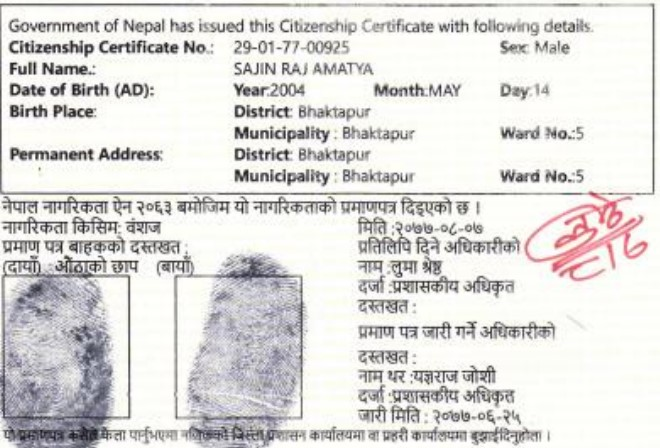
#> input picture images/3.jpg, 660 x 448 px
$ python OCR.py
#> lines starting #> are read from the running program, lines starting #| are printed output that depends on the picture
# Importing necessary modules
import cv2
from pytesseract import Output
import numpy as np
import pytesseract

# Path for the pytesseract engine file
pytesseract.pytesseract.tesseract_cmd = "C:\\Program Files\\Tesseract-OCR\\tesseract.exe"

# Testing image path
image_path = "images/3.jpg"

# Loading the test image using open cv
image = cv2.imread(image_path)
#> image is the input picture: shape (448, 660, 3); mean B, G, R 218.9, 220.9, 222.2

# Gray scale conversion
def grayscale(image):
   """Converts an image to grayscale.
   """
   return cv2.cvtColor(image, cv2.COLOR_BGR2GRAY)
grayscale_image = grayscale(image)


# removing the noise from the images
def denoise(grayscale_image):
   """Reduces noise in the image using a median blur filter.
   """
   return cv2.medianBlur(grayscale_image, 5)
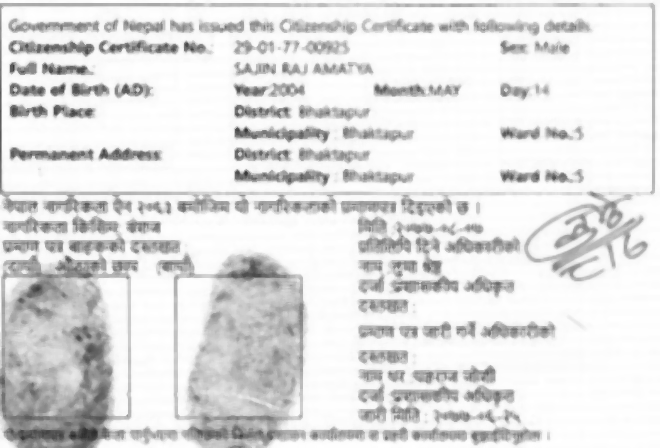
#> returned value: shape (448, 660); min 45, max 255, mean 223.7

image_denoise = denoise(grayscale_image)

# Sharpening the image  for better acuracy
def sharpen(image):
   """Sharpens the image using a Laplacian filter.
   """
   kernel = np.array([[0, -1, 0], [-1, 5, -1], [0, -1, 0]])
   return cv2.filter2D(image, -1, kernel)
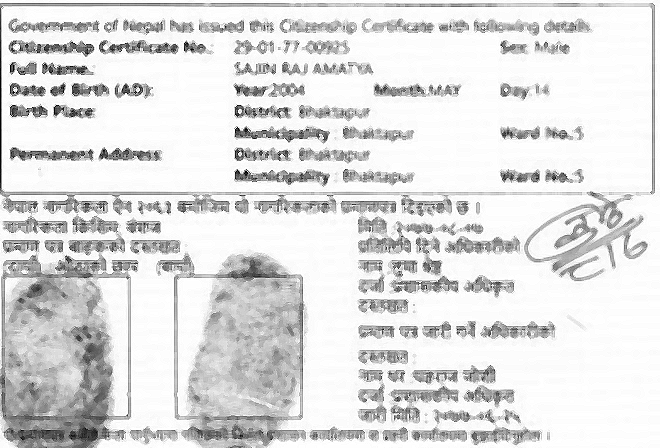
#> returned value: shape (448, 660); min 0, max 255, mean 222.5

sharpen_image = sharpen(image_denoise)
#> (the run stopped early here; a loop or call above may not have finished)

$ run again, with images/1.jpg copied over images/3.jpg
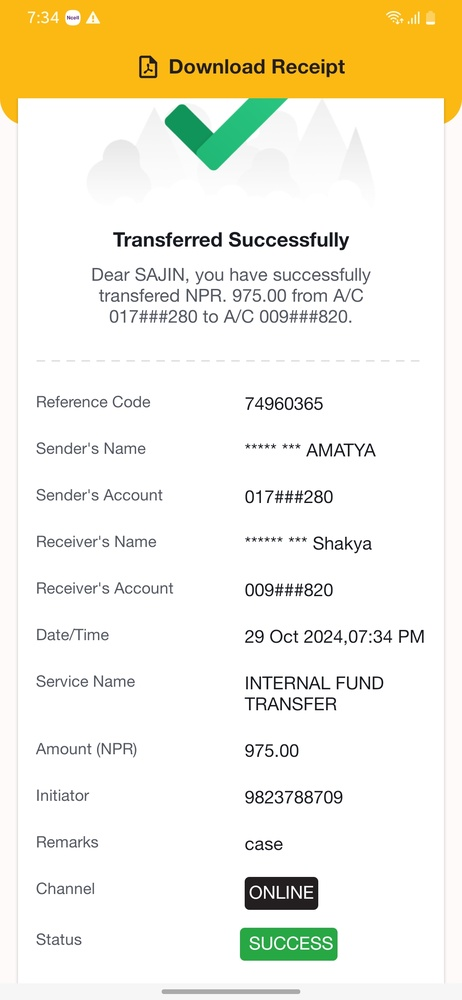
#> input picture images/1.jpg, 462 x 1000 px, shrunk from 1080 x 2340 before the run
#> image is the input picture: shape (1000, 462, 3); mean B, G, R 222.1, 238.9, 243.6
#> in denoise, `return cv2.medianBlur(grayscale_image, 5)`:
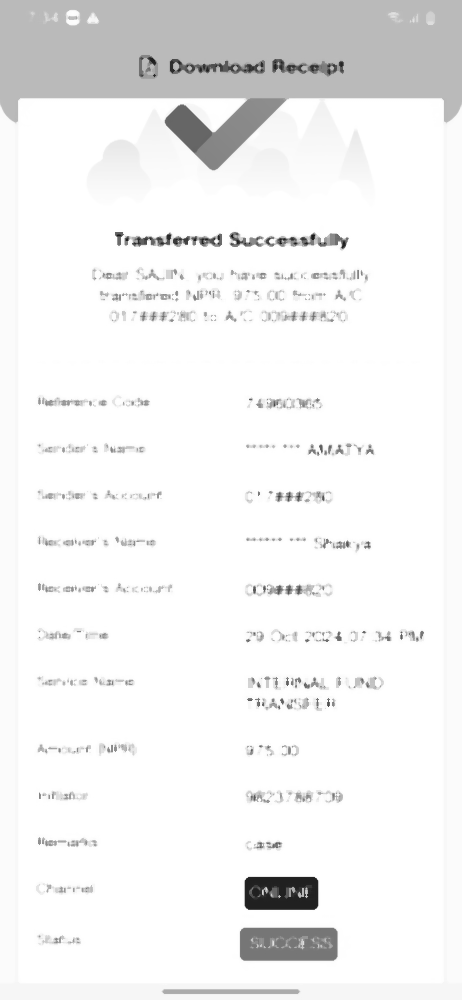
#> returned value: shape (1000, 462); min 23, max 255, mean 241.3
#> in sharpen, `return cv2.filter2D(image, -1, kernel)`:
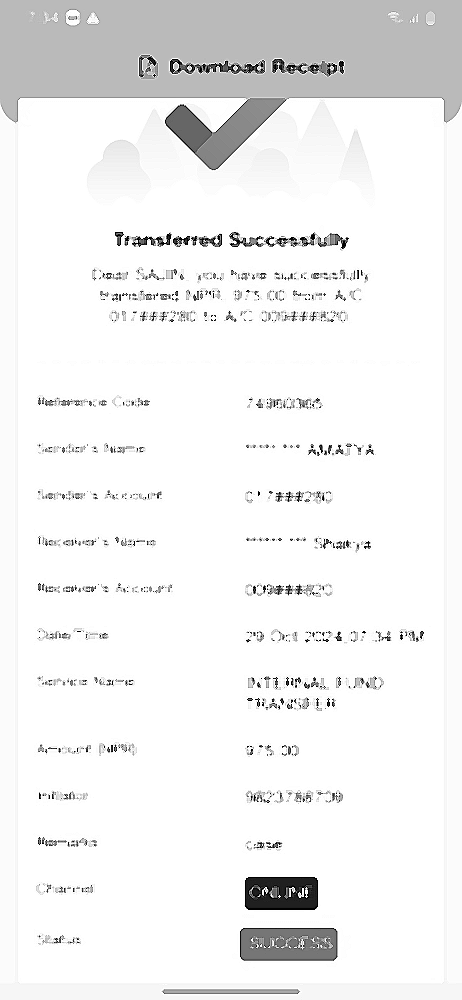
#> returned value: shape (1000, 462); min 0, max 255, mean 240.2

$ run again, with images/21.jpg copied over images/3.jpg
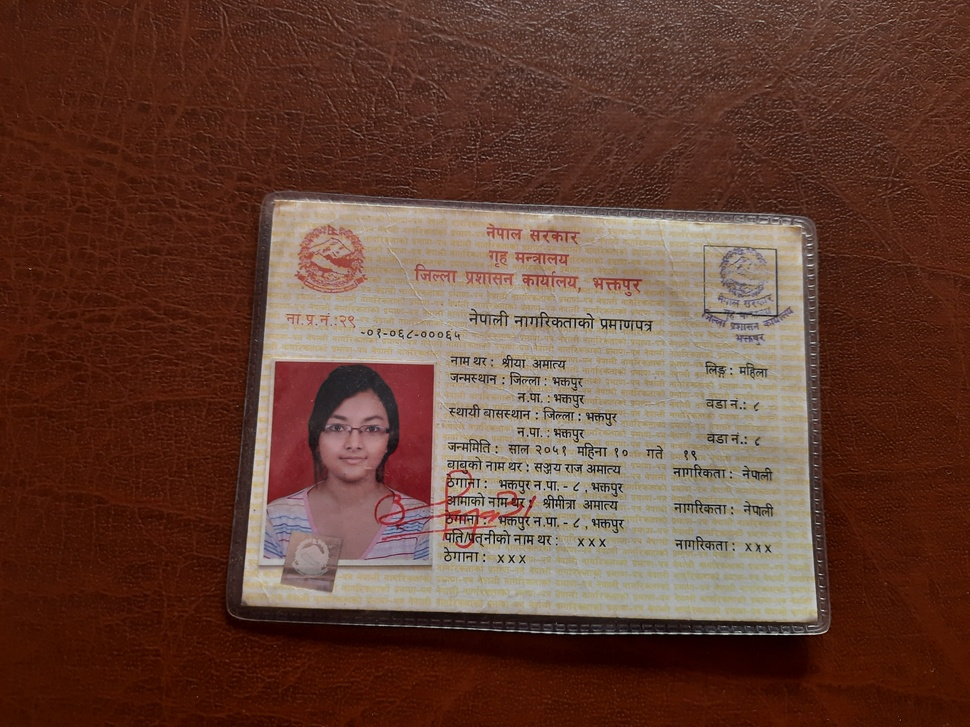
#> input picture images/21.jpg, 970 x 727 px, shrunk from 4624 x 3468 before the run
#> image is the input picture: shape (727, 970, 3); mean B, G, R 53.1, 65.7, 99.8
#> in grayscale, `return cv2.cvtColor(image, cv2.COLOR_BGR2GRAY)`:
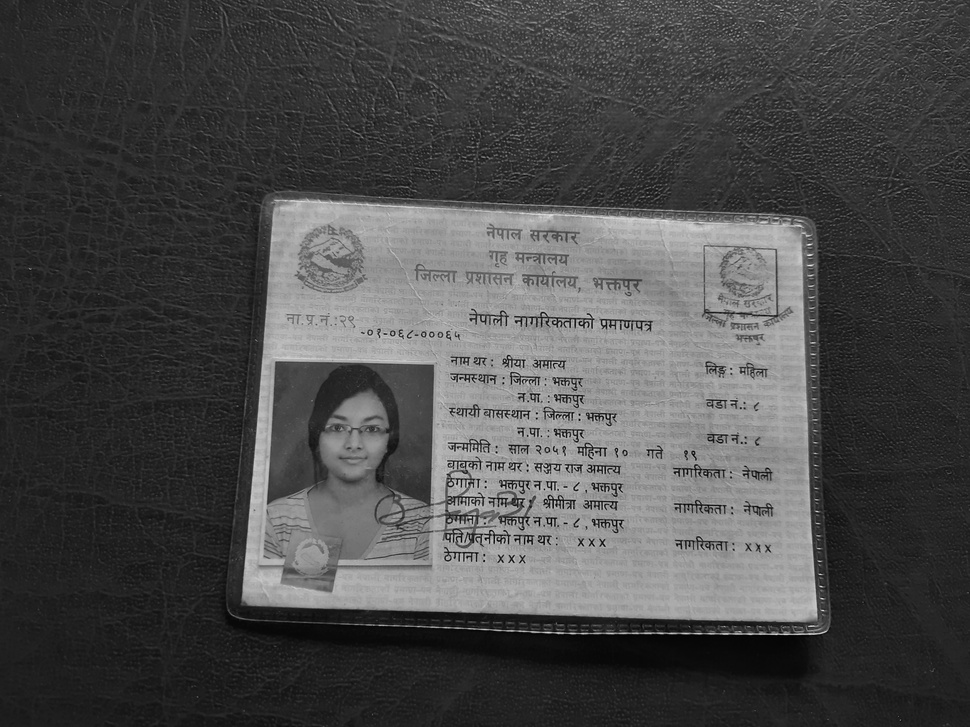
#> returned value: shape (727, 970); min 0, max 246, mean 74.5
